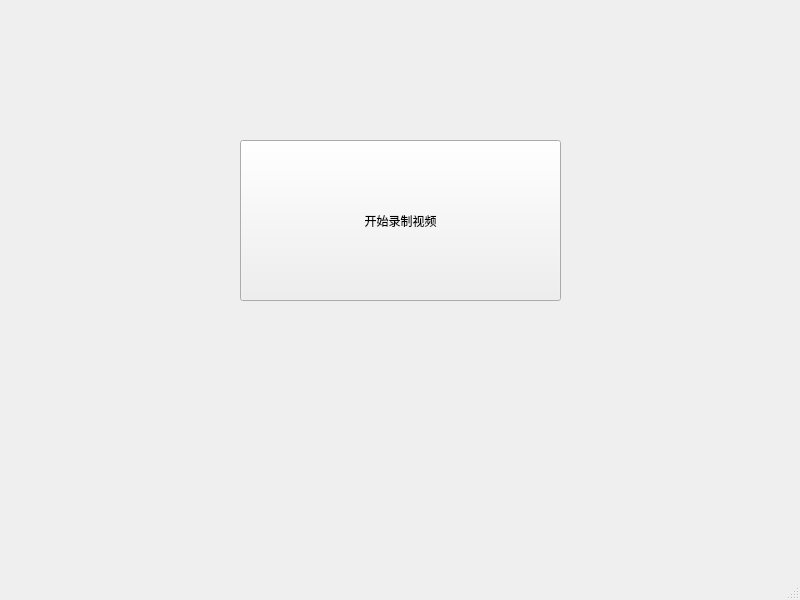
<?xml version="1.0" encoding="UTF-8"?>
<ui version="4.0">
 <class>MainWindow</class>
 <widget class="QMainWindow" name="MainWindow">
  <property name="geometry">
   <rect>
    <x>0</x>
    <y>0</y>
    <width>800</width>
    <height>600</height>
   </rect>
  </property>
  <property name="windowTitle">
   <string>MainWindow</string>
  </property>
  <widget class="QWidget" name="centralwidget">
   <widget class="QPushButton" name="recordBtn">
    <property name="geometry">
     <rect>
      <x>240</x>
      <y>140</y>
      <width>321</width>
      <height>161</height>
     </rect>
    </property>
    <property name="text">
     <string>开始录制视频</string>
    </property>
   </widget>
  </widget>
  <widget class="QMenuBar" name="menubar">
   <property name="geometry">
    <rect>
     <x>0</x>
     <y>0</y>
     <width>800</width>
     <height>22</height>
    </rect>
   </property>
  </widget>
  <widget class="QStatusBar" name="statusbar"/>
 </widget>
 <resources/>
 <connections/>
</ui>
